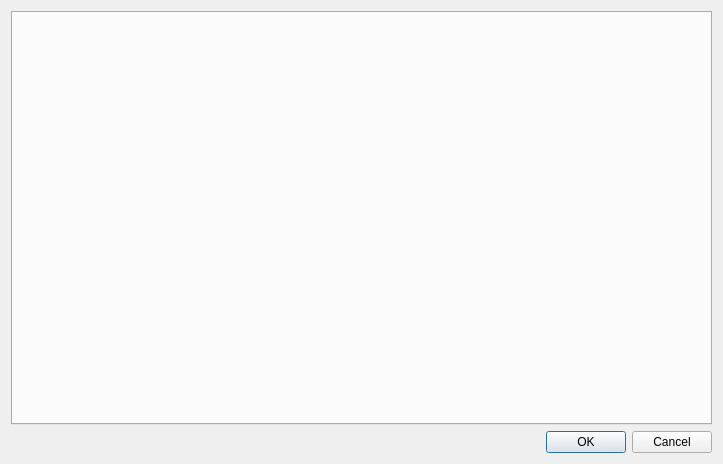
<?xml version="1.0" encoding="UTF-8"?>
<ui version="4.0">
 <class>AlgorithmManagerDialog</class>
 <widget class="QDialog" name="AlgorithmManagerDialog">
  <property name="geometry">
   <rect>
    <x>0</x>
    <y>0</y>
    <width>723</width>
    <height>464</height>
   </rect>
  </property>
  <property name="windowTitle">
   <string>Dialog</string>
  </property>
  <layout class="QVBoxLayout" name="verticalLayout">
   <item>
    <widget class="QTabWidget" name="tabWidget">
     <property name="currentIndex">
      <number>-1</number>
     </property>
    </widget>
   </item>
   <item>
    <widget class="QDialogButtonBox" name="buttonBox">
     <property name="orientation">
      <enum>Qt::Orientation::Horizontal</enum>
     </property>
     <property name="standardButtons">
      <set>QDialogButtonBox::StandardButton::Cancel|QDialogButtonBox::StandardButton::Ok</set>
     </property>
    </widget>
   </item>
  </layout>
 </widget>
 <resources/>
 <connections>
  <connection>
   <sender>buttonBox</sender>
   <signal>accepted()</signal>
   <receiver>AlgorithmManagerDialog</receiver>
   <slot>accept()</slot>
   <hints>
    <hint type="sourcelabel">
     <x>248</x>
     <y>254</y>
    </hint>
    <hint type="destinationlabel">
     <x>157</x>
     <y>274</y>
    </hint>
   </hints>
  </connection>
  <connection>
   <sender>buttonBox</sender>
   <signal>rejected()</signal>
   <receiver>AlgorithmManagerDialog</receiver>
   <slot>reject()</slot>
   <hints>
    <hint type="sourcelabel">
     <x>316</x>
     <y>260</y>
    </hint>
    <hint type="destinationlabel">
     <x>286</x>
     <y>274</y>
    </hint>
   </hints>
  </connection>
 </connections>
</ui>
